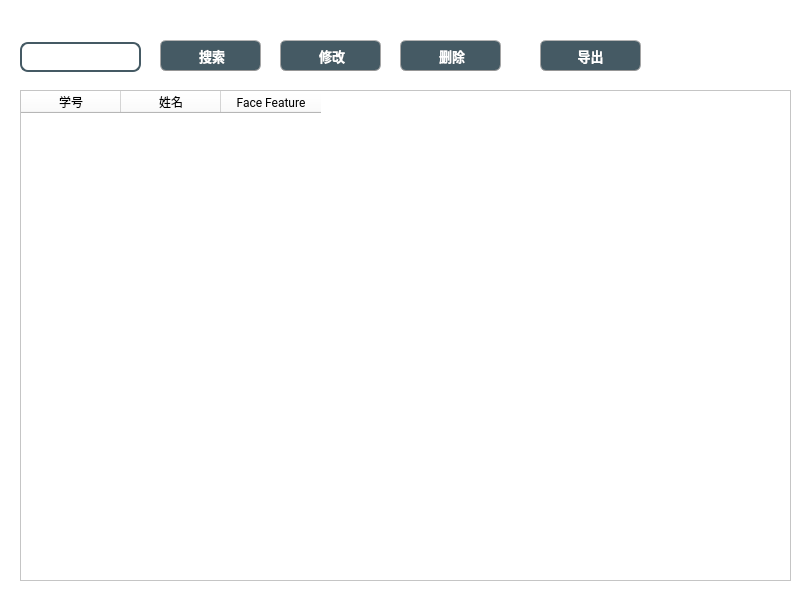
<?xml version="1.0" encoding="UTF-8"?>
<ui version="4.0">
 <class>CheckInRecordForm</class>
 <widget class="QWidget" name="CheckInRecordForm">
  <property name="geometry">
   <rect>
    <x>0</x>
    <y>0</y>
    <width>800</width>
    <height>600</height>
   </rect>
  </property>
  <property name="windowTitle">
   <string>Form</string>
  </property>
  <property name="styleSheet">
   <string notr="true">background-color: rgb(255, 255, 255);</string>
  </property>
  <widget class="QPushButton" name="pushButton_search">
   <property name="geometry">
    <rect>
     <x>160</x>
     <y>40</y>
     <width>101</width>
     <height>31</height>
    </rect>
   </property>
   <property name="font">
    <font>
     <family>等线</family>
     <pointsize>10</pointsize>
     <weight>75</weight>
     <bold>true</bold>
    </font>
   </property>
   <property name="styleSheet">
    <string notr="true">QPushButton{
	
	color: rgb(255, 255, 255);
	border-width: 1px;
	border-radius: 6px;
	border-bottom-color: rgb(150,150,150);
	border-right-color: rgb(165,165,165);
	border-left-color: rgb(165,165,165);
	border-top-color: rgb(180,180,180);
	border-style: solid;
	padding: 4px;
	background-color: rgb(69, 90, 100);
}
QPushButton:hover{
	color: rgb(255, 255, 255);
	border-width: 1px;
	border-radius:6px;
	border-top-color: rgb(255,150,60);
	border-right-color: qlineargradient(spread:pad, x1:0, y1:1, x2:1, y2:0, stop:0 rgba(200, 70, 20, 255), stop:1 rgba(255,150,60, 255));
	border-left-color:  qlineargradient(spread:pad, x1:1, y1:0, x2:0, y2:0, stop:0 rgba(200, 70, 20, 255), stop:1 rgba(255,150,60, 255));
	border-bottom-color: rgb(200,70,20);
	border-style: solid;
	padding: 2px;
	background-color: rgb(69, 90, 100);
}
QPushButton:default{
	color: rgb(255, 255, 255);
	border-width: 1px;
	border-radius:6px;
	border-top-color: rgb(255,150,60);
	border-right-color: qlineargradient(spread:pad, x1:0, y1:1, x2:1, y2:0, stop:0 rgba(200, 70, 20, 255), stop:1 rgba(255,150,60, 255));
	border-left-color:  qlineargradient(spread:pad, x1:1, y1:0, x2:0, y2:0, stop:0 rgba(200, 70, 20, 255), stop:1 rgba(255,150,60, 255));
	border-bottom-color: rgb(200,70,20);
	border-style: solid;
	padding: 2px;
	background-color: qlineargradient(spread:pad, x1:0.5, y1:1, x2:0.5, y2:0, stop:0 rgba(220, 220, 220, 255), stop:1 rgba(255, 255, 255, 255));
}
QPushButton:pressed{
	color: rgb(255, 255, 255);
	border-width: 1px;
	border-radius: 6px;
	border-width: 1px;
	border-top-color: rgba(255,150,60,200);
	border-right-color: qlineargradient(spread:pad, x1:0, y1:1, x2:1, y2:0, stop:0 rgba(200, 70, 20, 255), stop:1 rgba(255,150,60, 200));
	border-left-color:  qlineargradient(spread:pad, x1:1, y1:0, x2:0, y2:0, stop:0 rgba(200, 70, 20, 255), stop:1 rgba(255,150,60, 200));
	border-bottom-color: rgba(200,70,20,200);
	border-style: solid;
	padding: 2px;
	
	background-color: rgb(129, 156, 169);
	
}</string>
   </property>
   <property name="text">
    <string> 搜索</string>
   </property>
   <property name="icon">
    <iconset resource="resource.qrc">
     <normaloff>:/icon/pic/search.png</normaloff>:/icon/pic/search.png</iconset>
   </property>
  </widget>
  <widget class="QPushButton" name="pushButton_modify">
   <property name="geometry">
    <rect>
     <x>280</x>
     <y>40</y>
     <width>101</width>
     <height>31</height>
    </rect>
   </property>
   <property name="font">
    <font>
     <family>等线</family>
     <pointsize>10</pointsize>
     <weight>75</weight>
     <bold>true</bold>
    </font>
   </property>
   <property name="styleSheet">
    <string notr="true">QPushButton{
	
	color: rgb(255, 255, 255);
	border-width: 1px;
	border-radius: 6px;
	border-bottom-color: rgb(150,150,150);
	border-right-color: rgb(165,165,165);
	border-left-color: rgb(165,165,165);
	border-top-color: rgb(180,180,180);
	border-style: solid;
	padding: 4px;
	background-color: rgb(69, 90, 100);
}
QPushButton:hover{
	color: rgb(255, 255, 255);
	border-width: 1px;
	border-radius:6px;
	border-top-color: rgb(255,150,60);
	border-right-color: qlineargradient(spread:pad, x1:0, y1:1, x2:1, y2:0, stop:0 rgba(200, 70, 20, 255), stop:1 rgba(255,150,60, 255));
	border-left-color:  qlineargradient(spread:pad, x1:1, y1:0, x2:0, y2:0, stop:0 rgba(200, 70, 20, 255), stop:1 rgba(255,150,60, 255));
	border-bottom-color: rgb(200,70,20);
	border-style: solid;
	padding: 2px;
	background-color: rgb(69, 90, 100);
}
QPushButton:default{
	color: rgb(255, 255, 255);
	border-width: 1px;
	border-radius:6px;
	border-top-color: rgb(255,150,60);
	border-right-color: qlineargradient(spread:pad, x1:0, y1:1, x2:1, y2:0, stop:0 rgba(200, 70, 20, 255), stop:1 rgba(255,150,60, 255));
	border-left-color:  qlineargradient(spread:pad, x1:1, y1:0, x2:0, y2:0, stop:0 rgba(200, 70, 20, 255), stop:1 rgba(255,150,60, 255));
	border-bottom-color: rgb(200,70,20);
	border-style: solid;
	padding: 2px;
	background-color: qlineargradient(spread:pad, x1:0.5, y1:1, x2:0.5, y2:0, stop:0 rgba(220, 220, 220, 255), stop:1 rgba(255, 255, 255, 255));
}
QPushButton:pressed{
	color: rgb(255, 255, 255);
	border-width: 1px;
	border-radius: 6px;
	border-width: 1px;
	border-top-color: rgba(255,150,60,200);
	border-right-color: qlineargradient(spread:pad, x1:0, y1:1, x2:1, y2:0, stop:0 rgba(200, 70, 20, 255), stop:1 rgba(255,150,60, 200));
	border-left-color:  qlineargradient(spread:pad, x1:1, y1:0, x2:0, y2:0, stop:0 rgba(200, 70, 20, 255), stop:1 rgba(255,150,60, 200));
	border-bottom-color: rgba(200,70,20,200);
	border-style: solid;
	padding: 2px;
	
	background-color: rgb(129, 156, 169);
	
}</string>
   </property>
   <property name="text">
    <string> 修改</string>
   </property>
   <property name="icon">
    <iconset resource="resource.qrc">
     <normaloff>:/icon/pic/change.png</normaloff>:/icon/pic/change.png</iconset>
   </property>
  </widget>
  <widget class="QTableWidget" name="tableWidget">
   <property name="geometry">
    <rect>
     <x>20</x>
     <y>90</y>
     <width>771</width>
     <height>491</height>
    </rect>
   </property>
   <property name="font">
    <font>
     <family>等线</family>
     <pointsize>10</pointsize>
     <weight>75</weight>
     <bold>true</bold>
    </font>
   </property>
   <property name="styleSheet">
    <string notr="true"/>
   </property>
   <column>
    <property name="text">
     <string>学号</string>
    </property>
    <property name="font">
     <font>
      <family>Roboto</family>
     </font>
    </property>
    <property name="textAlignment">
     <set>AlignCenter</set>
    </property>
   </column>
   <column>
    <property name="text">
     <string>姓名</string>
    </property>
    <property name="font">
     <font>
      <family>Roboto</family>
      <underline>false</underline>
     </font>
    </property>
    <property name="textAlignment">
     <set>AlignCenter</set>
    </property>
   </column>
   <column>
    <property name="text">
     <string>Face Feature</string>
    </property>
    <property name="font">
     <font>
      <family>Roboto</family>
     </font>
    </property>
    <property name="textAlignment">
     <set>AlignCenter</set>
    </property>
   </column>
  </widget>
  <widget class="QPushButton" name="pushButton_delete">
   <property name="geometry">
    <rect>
     <x>400</x>
     <y>40</y>
     <width>101</width>
     <height>31</height>
    </rect>
   </property>
   <property name="font">
    <font>
     <family>等线</family>
     <pointsize>10</pointsize>
     <weight>75</weight>
     <bold>true</bold>
    </font>
   </property>
   <property name="styleSheet">
    <string notr="true">QPushButton{
	
	color: rgb(255, 255, 255);
	border-width: 1px;
	border-radius: 6px;
	border-bottom-color: rgb(150,150,150);
	border-right-color: rgb(165,165,165);
	border-left-color: rgb(165,165,165);
	border-top-color: rgb(180,180,180);
	border-style: solid;
	padding: 4px;
	background-color: rgb(69, 90, 100);
}
QPushButton:hover{
	color: rgb(255, 255, 255);
	border-width: 1px;
	border-radius:6px;
	border-top-color: rgb(255,150,60);
	border-right-color: qlineargradient(spread:pad, x1:0, y1:1, x2:1, y2:0, stop:0 rgba(200, 70, 20, 255), stop:1 rgba(255,150,60, 255));
	border-left-color:  qlineargradient(spread:pad, x1:1, y1:0, x2:0, y2:0, stop:0 rgba(200, 70, 20, 255), stop:1 rgba(255,150,60, 255));
	border-bottom-color: rgb(200,70,20);
	border-style: solid;
	padding: 2px;
	background-color: rgb(69, 90, 100);
}
QPushButton:default{
	color: rgb(255, 255, 255);
	border-width: 1px;
	border-radius:6px;
	border-top-color: rgb(255,150,60);
	border-right-color: qlineargradient(spread:pad, x1:0, y1:1, x2:1, y2:0, stop:0 rgba(200, 70, 20, 255), stop:1 rgba(255,150,60, 255));
	border-left-color:  qlineargradient(spread:pad, x1:1, y1:0, x2:0, y2:0, stop:0 rgba(200, 70, 20, 255), stop:1 rgba(255,150,60, 255));
	border-bottom-color: rgb(200,70,20);
	border-style: solid;
	padding: 2px;
	background-color: qlineargradient(spread:pad, x1:0.5, y1:1, x2:0.5, y2:0, stop:0 rgba(220, 220, 220, 255), stop:1 rgba(255, 255, 255, 255));
}
QPushButton:pressed{
	color: rgb(255, 255, 255);
	border-width: 1px;
	border-radius: 6px;
	border-width: 1px;
	border-top-color: rgba(255,150,60,200);
	border-right-color: qlineargradient(spread:pad, x1:0, y1:1, x2:1, y2:0, stop:0 rgba(200, 70, 20, 255), stop:1 rgba(255,150,60, 200));
	border-left-color:  qlineargradient(spread:pad, x1:1, y1:0, x2:0, y2:0, stop:0 rgba(200, 70, 20, 255), stop:1 rgba(255,150,60, 200));
	border-bottom-color: rgba(200,70,20,200);
	border-style: solid;
	padding: 2px;
	
	background-color: rgb(129, 156, 169);
	
}</string>
   </property>
   <property name="text">
    <string> 删除</string>
   </property>
   <property name="icon">
    <iconset resource="resource.qrc">
     <normaloff>:/icon/pic/delete (1).png</normaloff>:/icon/pic/delete (1).png</iconset>
   </property>
  </widget>
  <widget class="QLineEdit" name="lineEdit_search">
   <property name="geometry">
    <rect>
     <x>20</x>
     <y>42</y>
     <width>121</width>
     <height>30</height>
    </rect>
   </property>
   <property name="font">
    <font>
     <family>等线</family>
     <pointsize>10</pointsize>
     <weight>75</weight>
     <bold>true</bold>
    </font>
   </property>
   <property name="styleSheet">
    <string notr="true">background-color: rgb(255, 255, 255);
border: 2px solid;
border-color: rgb(69, 90, 100);
border-radius:8px;</string>
   </property>
  </widget>
  <widget class="QPushButton" name="pushButton_export">
   <property name="geometry">
    <rect>
     <x>540</x>
     <y>40</y>
     <width>101</width>
     <height>31</height>
    </rect>
   </property>
   <property name="font">
    <font>
     <family>等线</family>
     <pointsize>10</pointsize>
     <weight>75</weight>
     <bold>true</bold>
    </font>
   </property>
   <property name="styleSheet">
    <string notr="true">QPushButton{
	
	color: rgb(255, 255, 255);
	border-width: 1px;
	border-radius: 6px;
	border-bottom-color: rgb(150,150,150);
	border-right-color: rgb(165,165,165);
	border-left-color: rgb(165,165,165);
	border-top-color: rgb(180,180,180);
	border-style: solid;
	padding: 4px;
	background-color: rgb(69, 90, 100);
}
QPushButton:hover{
	color: rgb(255, 255, 255);
	border-width: 1px;
	border-radius:6px;
	border-top-color: rgb(255,150,60);
	border-right-color: qlineargradient(spread:pad, x1:0, y1:1, x2:1, y2:0, stop:0 rgba(200, 70, 20, 255), stop:1 rgba(255,150,60, 255));
	border-left-color:  qlineargradient(spread:pad, x1:1, y1:0, x2:0, y2:0, stop:0 rgba(200, 70, 20, 255), stop:1 rgba(255,150,60, 255));
	border-bottom-color: rgb(200,70,20);
	border-style: solid;
	padding: 2px;
	background-color: rgb(69, 90, 100);
}

QPushButton:pressed{
	color: rgb(255, 255, 255);
	border-width: 1px;
	border-radius: 6px;
	border-width: 1px;
	border-top-color: rgba(255,150,60,200);
	border-right-color: qlineargradient(spread:pad, x1:0, y1:1, x2:1, y2:0, stop:0 rgba(200, 70, 20, 255), stop:1 rgba(255,150,60, 200));
	border-left-color:  qlineargradient(spread:pad, x1:1, y1:0, x2:0, y2:0, stop:0 rgba(200, 70, 20, 255), stop:1 rgba(255,150,60, 200));
	border-bottom-color: rgba(200,70,20,200);
	border-style: solid;
	padding: 2px;
	
	background-color: rgb(129, 156, 169);
	
}</string>
   </property>
   <property name="text">
    <string>导出</string>
   </property>
   <property name="icon">
    <iconset resource="resource.qrc">
     <normaloff>:/icon/pic/add.png</normaloff>:/icon/pic/add.png</iconset>
   </property>
  </widget>
 </widget>
 <resources>
  <include location="resource.qrc"/>
 </resources>
 <connections/>
</ui>
